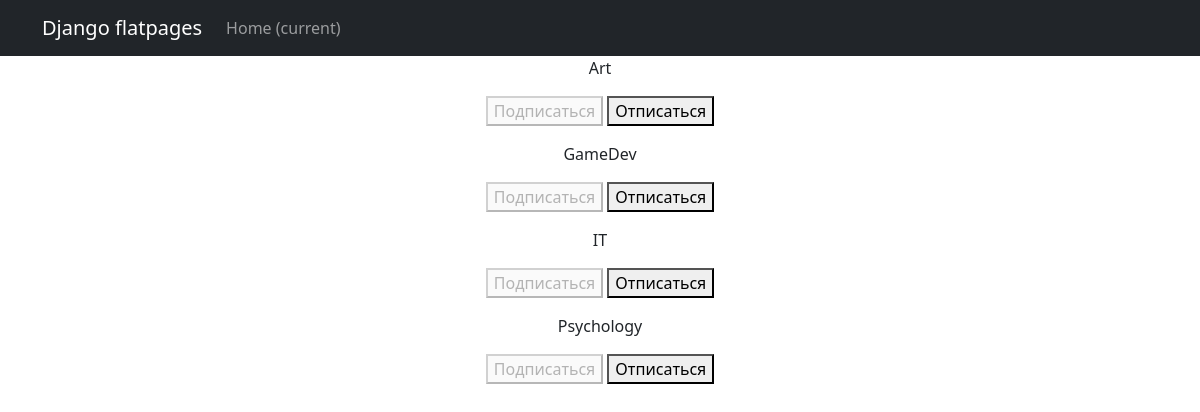
The page /news/subscriptions/ (signed in) on the database its author committed.
### newapp/models.py (models this page shows, shortened)
class Category(models.Model):
    name = models.CharField(max_length=64, unique=True)

### newapp/views.py (the view, shortened to what this page needs)
# urls.py: path('subscriptions/', subscriptions, name='subscriptions'),
@login_required
@csrf_protect
def subscriptions(request):
    categories_with_subscriptions = Category.objects.annotate(
        user_subscribed=Exists(
            Subscription.objects.filter(
                user=request.user,
                category=OuterRef('pk'),
            )
        )
    ).order_by('name')
    return render(
        request,
        'subscriptions.html',
        {'categories': categories_with_subscriptions},
    )

### templates/subscriptions.html (shortened to what this page needs)
{% extends 'flatpages/default.html' %}
{% block content %}
    {% for category in categories  %}
        <p>
            {{ category.name }}
            <form method="post">
                {% if category.user_subscribed %}
                    <button disabled>Подписаться</button>
                    <button name="action" value="unsubscribe">Отписаться</button>
                {% else %}
                    <button name="action" value="subscribe">Подписаться</button>
                    <button disabled>Отписаться</button>
                {% endif %}
            </form>
        </p>
    {% endfor %}
{% endblock content %}

### rows shown on the page
Category: name "Art", shows "Подписаться"
Category: name "GameDev", shows "Подписаться"
Category: name "IT", shows "Подписаться"
Category: name "Psychology", shows "Подписаться"
